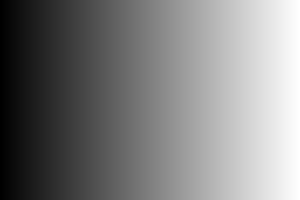
#> input picture 7_CV/Images/gray_gradient.jpg, 300 x 200 px
$ jupyter execute ex_threshold01.ipynb
#> lines starting #> are read from the running program, lines starting #| are printed output that depends on the picture; after the words box and inside, x2 and y2 are one past the last pixel; in counts of white or black regions, pixels touching at a corner belong together
### [ 이진화/ 스레시홀딩 ] <hr>

- 이미지의 형태/ 외형/ 윤곽 정보를 추출할 수 있는 방식
- 이미지에서 원하는 부분만 추출할 수 있는 방식
- 픽셀을 0과 1(또는 255, 특정값) 으로 변환하는 것
- 픽셀 값 변환을 위한 기준값. 경계값, 임계값 설정이 중요함

[cell 1]
## 모듈 로딩
import cv2
import os
import matplotlib.pyplot as plt
import koreanize_matplotlib
import numpy as np
import matplotlib.cm as cm
import sys
sys.path.append(r"C:\KDT14\7_CV")
import cv_utils

[cell 2]
IMG_FILE= '../Images/gray_gradient.jpg'
imgNP= cv2.imread(IMG_FILE, cv2.IMREAD_GRAYSCALE)
#> imgNP is the input picture: shape (200, 300); min 0, max 255, mean 127.1
print(f'{imgNP.shape}, {imgNP.ndim}, {imgNP.dtype}')
#| (200, 300), 2, uint8

[cell 3]
## ---------------------------------------
# 이진화 방식 [1]
## ---------------------------------------

binNP= np.zeros_like(imgNP)
print(f'{binNP.shape}, {binNP.ndim}, {binNP.dtype}')
#| (200, 300), 2, uint8

TH_VALUE= 127

binNP[imgNP>TH_VALUE]=255

ret, thresh_cv= cv2.threshold(imgNP, 127, 255, cv2.THRESH_BINARY)
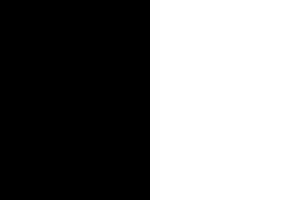
#> thresh_cv: shape (200, 300); 50% white; 1 white region, box (x1, y1, x2, y2) and area: (150, 0, 300, 200) 30000
# _, axes= plt.subplots(1, 2, sharey=True)


imgs= {'Original': imgNP, 'NP': binNP, 'cv2.threshhold': thresh_cv}
for i, (key, value) in enumerate(imgs.items()):
    plt.subplot(1, 3, i+1)
    plt.title(key)
    plt.imshow(value, cmap='gray')
#> this loop made 3 passes
#> key on passes 1 to 3: 'Original', 'NP', 'cv2.threshhold'
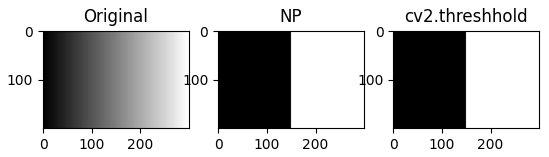
#> figure drawn by matplotlib, 3 panels
